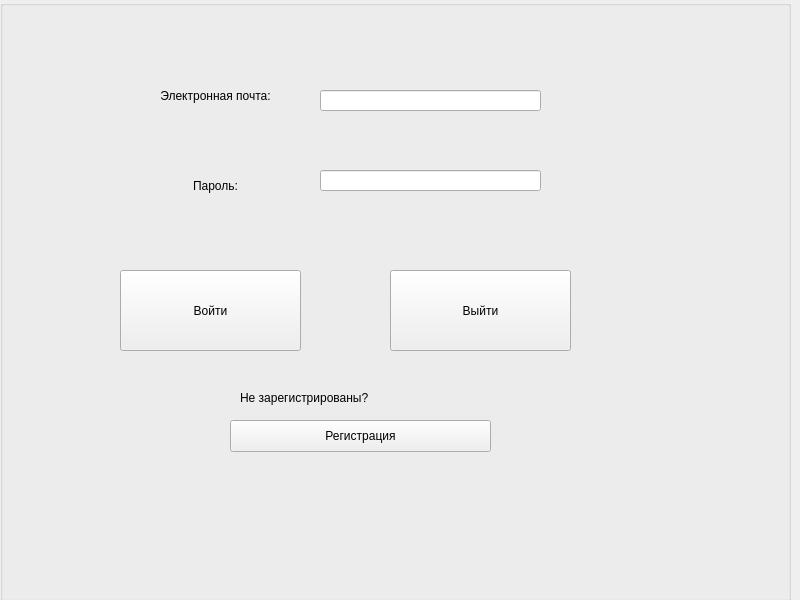
<?xml version="1.0" encoding="UTF-8"?>
<ui version="4.0">
 <class>LoginWindow</class>
 <widget class="QMainWindow" name="LoginWindow">
  <property name="geometry">
   <rect>
    <x>0</x>
    <y>0</y>
    <width>800</width>
    <height>600</height>
   </rect>
  </property>
  <property name="windowTitle">
   <string>MainWindow</string>
  </property>
  <widget class="QWidget" name="centralwidget">
   <widget class="QGroupBox" name="mainBox">
    <property name="geometry">
     <rect>
      <x>0</x>
      <y>0</y>
      <width>791</width>
      <height>601</height>
     </rect>
    </property>
    <property name="title">
     <string/>
    </property>
    <widget class="QLabel" name="mailLabel">
     <property name="geometry">
      <rect>
       <x>130</x>
       <y>60</y>
       <width>171</width>
       <height>71</height>
      </rect>
     </property>
     <property name="text">
      <string>Электронная почта:</string>
     </property>
     <property name="alignment">
      <set>Qt::AlignmentFlag::AlignCenter</set>
     </property>
    </widget>
    <widget class="QLabel" name="passwordLabel">
     <property name="geometry">
      <rect>
       <x>130</x>
       <y>150</y>
       <width>171</width>
       <height>71</height>
      </rect>
     </property>
     <property name="text">
      <string>Пароль:</string>
     </property>
     <property name="alignment">
      <set>Qt::AlignmentFlag::AlignCenter</set>
     </property>
    </widget>
    <widget class="QLineEdit" name="mailLine">
     <property name="geometry">
      <rect>
       <x>320</x>
       <y>90</y>
       <width>221</width>
       <height>21</height>
      </rect>
     </property>
    </widget>
    <widget class="QLineEdit" name="passwordLine">
     <property name="geometry">
      <rect>
       <x>320</x>
       <y>170</y>
       <width>221</width>
       <height>21</height>
      </rect>
     </property>
     <property name="echoMode">
      <enum>QLineEdit::EchoMode::Password</enum>
     </property>
    </widget>
    <widget class="QPushButton" name="loginPB">
     <property name="geometry">
      <rect>
       <x>120</x>
       <y>270</y>
       <width>181</width>
       <height>81</height>
      </rect>
     </property>
     <property name="text">
      <string>Войти</string>
     </property>
    </widget>
    <widget class="QPushButton" name="exitPB">
     <property name="geometry">
      <rect>
       <x>390</x>
       <y>270</y>
       <width>181</width>
       <height>81</height>
      </rect>
     </property>
     <property name="text">
      <string>Выйти</string>
     </property>
    </widget>
    <widget class="QLabel" name="registerLabel">
     <property name="geometry">
      <rect>
       <x>240</x>
       <y>390</y>
       <width>241</width>
       <height>16</height>
      </rect>
     </property>
     <property name="text">
      <string>Не зарегистрированы?</string>
     </property>
    </widget>
    <widget class="QPushButton" name="registerPB">
     <property name="geometry">
      <rect>
       <x>230</x>
       <y>420</y>
       <width>261</width>
       <height>32</height>
      </rect>
     </property>
     <property name="text">
      <string>Регистрация</string>
     </property>
    </widget>
   </widget>
  </widget>
 </widget>
 <resources/>
 <connections/>
</ui>
